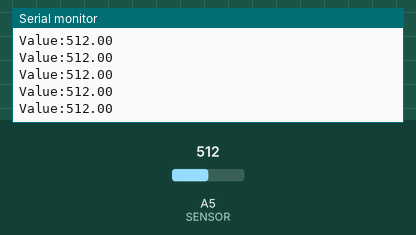
Recording of a sketch running on a simulated Arduino Uno, built with avr-gcc and run on an emulated ATmega328P. On the bench: the last lines printed to the serial monitor. Inputs (shaded band) come from the test bench; at power-on: A5 (SENSOR) = 512.

Above: at 1.2 s.
1.3 s: A5 (SENSOR) set to 716
At 2.0 s:
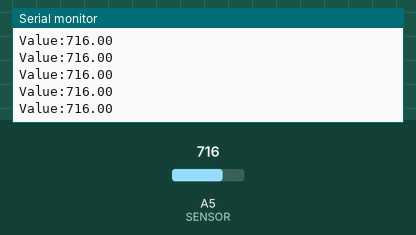
4.3 s: A5 (SENSOR) set to 900
At 5.3 s:
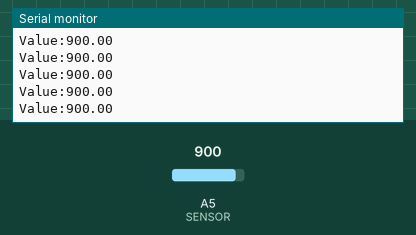
Timing chart, 0 to 7.3 s (numbered marks = the images above; inputs shaded):
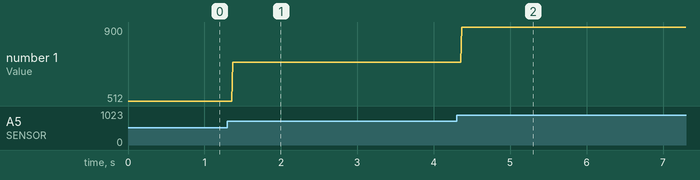

The sketch:

pressure_sensor.ino
```cpp
#include <Arduino.h>
// data structure for storing colors

#define SENSOR A5

float measure_val();

void setup()
{
  Serial.begin(9600);
  while (!Serial)
    ;

  pinMode(SENSOR, INPUT);
}

void loop()
{
  float value = measure_val();
  Serial.println(
      (String) "Value:" + value);
}

float measure_val()
{
  return analogRead(SENSOR);
}
```

Measured:
- after the input at 1.3 s, the serial monitor: prints a new line after 0.07 s (image 1)
- after the input at 4.3 s, the serial monitor: prints a new line after 0.07 s (image 2)
- plotted number 1: 512 → 716 after the input at 1.3 s, 716 → 900 after the input at 4.3 s
